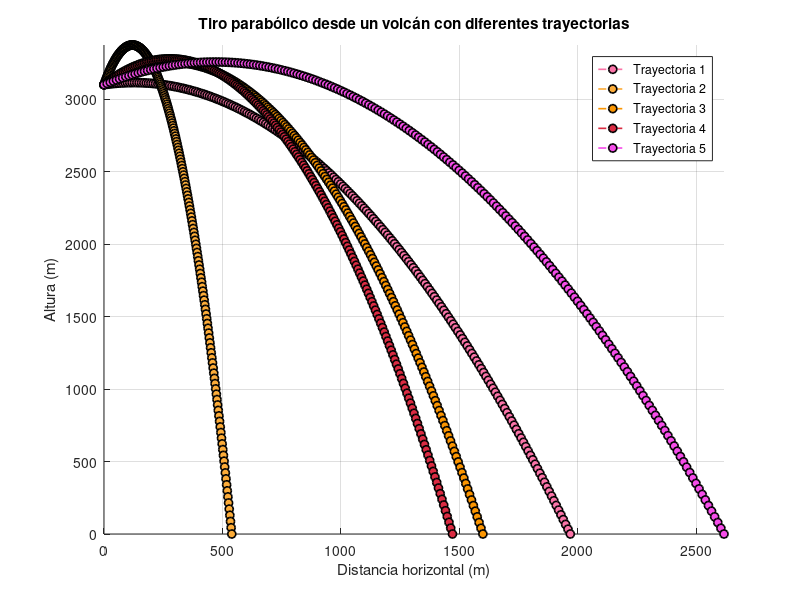

Write the MATLAB code that produced this figure.
n = 5; 
v = [25, 50, 75,100]; 
g = 9.8;
h0 = 3100;

rosa = [251, 116, 168] / 255; 
dorado = [252, 172, 57] / 255;
naranja=[251, 149, 1] / 255;
rosam=[218, 43, 66]/255;
morado=[245,77,233]/255;

colores = [rosa; dorado; naranja; rosam; morado];

figure
hold on
grid on

for i = 1:n
    v0 = v(randi(length(v)));
    angulo = rand * 70 + 10;

    vx = v0 * cosd(angulo);
    vy = v0 * sind(angulo);

    coef = [0.5*g, -vy, -h0];
    t_sol = roots(coef);
    t_vuelo = max(t_sol);

    t = linspace(0, t_vuelo, 200);
    x = vx * t;
    y = h0 + vy * t - 0.5 * g * t.^2;

    color = colores(mod(i-1, size(colores,1)) + 1, :);

    plot(x, y, 'LineStyle', '--', 'Marker', 'o', ...
        'MarkerFaceColor', color, ...
        'MarkerEdgeColor', [0, 0, 0], ...
        'Color', color, ...
        'LineWidth', 1.2)

    disp(['Trayectoria ', num2str(i), ': v0 = ', num2str(v0), ' m/s, ángulo = ', num2str(angulo, '%.2f'), '°'])
end

xlabel('Distancia horizontal (m)')
ylabel('Altura (m)')
title('Tiro parabólico desde un volcán con diferentes trayectorias')
legend(arrayfun(@(i) sprintf('Trayectoria %d', i), 1:n, 'UniformOutput', false))
axis tight
